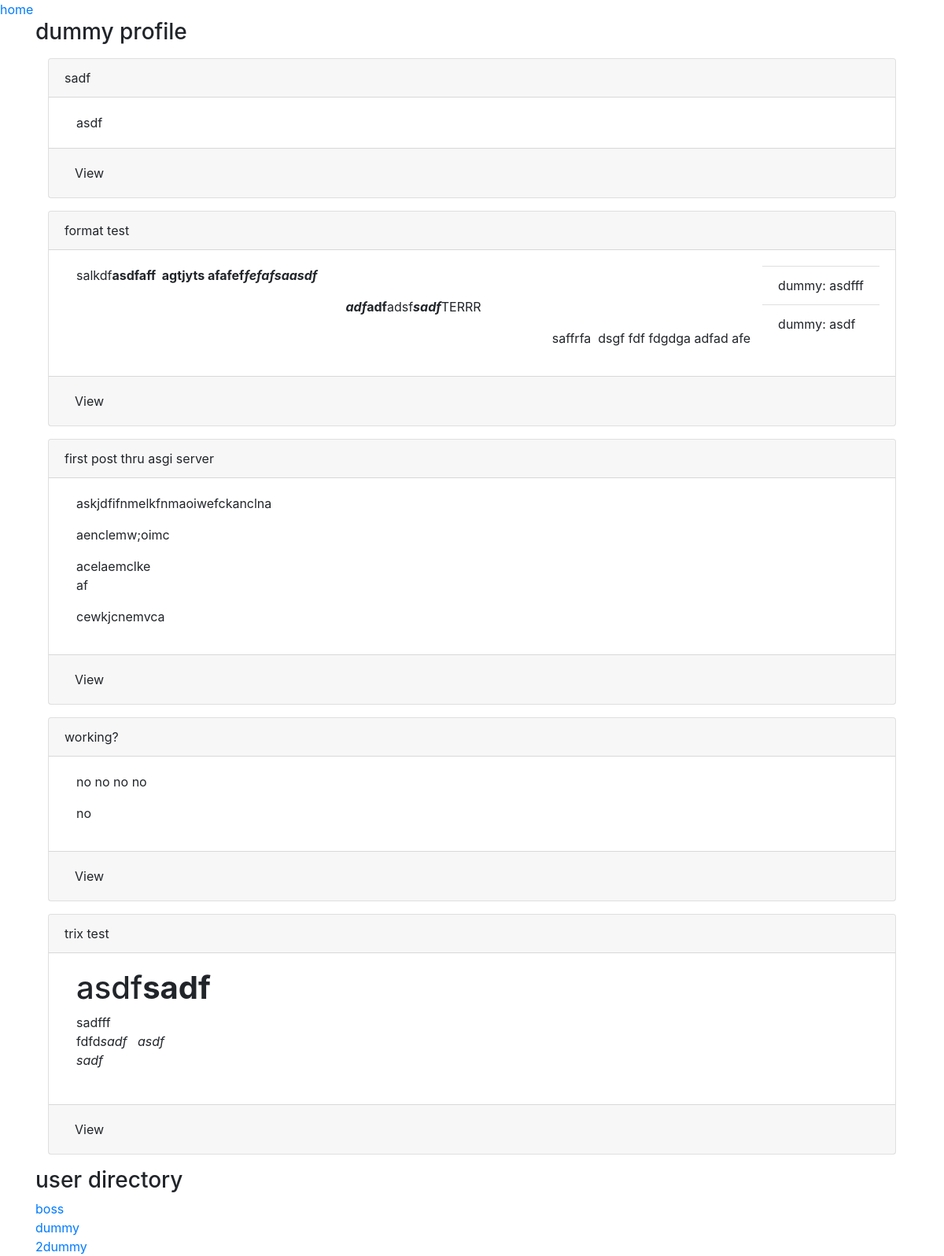
Page /charapp/profile/dummy/ on the committed database.
### charapp/models.py (models this page shows, shortened)
class Post(models.Model):
    user = models.ForeignKey(User, related_name = 'posts', on_delete = models.CASCADE)
    text = models.TextField()
    title = models.CharField(max_length = 50, blank=True, null=True)
    date_created = models.DateTimeField(auto_now_add = True)
    upload = models.FileField(upload_to='uploads/', blank = True, null = True)

class Comment(models.Model):
    user = models.ForeignKey(User, related_name = 'comments', on_delete = models.CASCADE)
    text = models.TextField()
    date_created = models.DateTimeField(auto_now_add = True)
    post = models.ForeignKey(Post, related_name = 'comments', on_delete = models.CASCADE)
    def __str__(self):
        return f'{self.user.username}: {self.text}'

### charapp/views.py (the view)
# urls.py: path('profile/<str:username>/', views.profile, name='profile'),
def profile(request, username):
    context = {
        'profile': User.objects.get(username = username),
        'userlist': User.objects.all(),
    }
    return render(request, 'charapp/profile.html', context)

### charapp/templates/charapp/profile.html (shortened to what this page needs)
{% extends 'charbucket/base.html' %}
{% block content %}
    <a href="{% url 'charapp:userhome' %}">home</a>
    <div class="container">
        <h3>{{profile.username}} profile</h3>
        {% for post in profile.posts.all %}
        <div class="card m-3">
                <div class="card-header">
                    {{post.title}}
                </div>
                <div class="card-body d-flex">
                    <div class="card-text col-sm">
                        {{post.text|safe}}
                    </div>
                    <ul class="list-group list-group-flush">
                        {% for comment in post.comments.all %}
                        <li class="list-group-item">{{comment}}</li>
                        {% endfor %}
                    </ul>
                </div>
                <div class="card-footer">
                    <a type="button" class="btn" href="{% url 'charapp:post_table' post.id %}">View</a>
                </div>
            </div>
        {% endfor %}
    </div>
    <div class="container">
        <h3>user directory</h3>
        {% for user in userlist %}
        <a href="{% url 'charapp:profile' user.username %}">{{user}}</a> <br>
        {% endfor %}
    </div>
{% endblock %}

### rows in the picture
Post: title "sadf", text "asdf"
Post: title "format test", text "salkdf asdfaff agtjyts afafef fefafsaasdf adf adf adsf sadf TERRR saffrfa dsgf fdf fdgdga adfad afe"
Comment: user+text "dummy: asdfff"
Comment: user+text "dummy: asdf"
Post: title "first post thru asgi server", text "askjdfifnmelkfnmaoiwefckanclna aenclemw;oimc acelaemclke af cewkjcnemvca"
Post: title "working?", text "no no no no no"
Post: title "trix test", text "asdf sadf sadfff fdfd sadf asdf sadf"

### other values in the picture
{{ profile.username }} "dummy"
{{ user }} "boss"
{{ user }} "dummy"
{{ user }} "2dummy"
